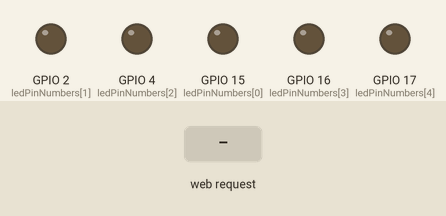
Simulated run of this sketch. Board: ESP32. On the bench: output pins drawn as LEDs (lit = HIGH). The inputs (shaded band) are chosen by the test bench. WiFi joins after 1.5 s; servers stay silent unless stated; what the sketch prints to the serial monitor is not drawn.

Above: at 2.7 s.
2.8 s: HTTP request GET /alternateOn received
At 3.2 s:
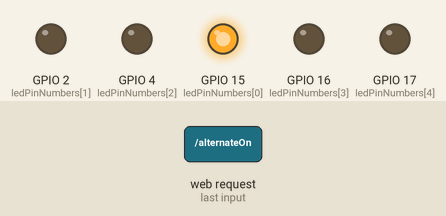
5.8 s: HTTP request GET /allOn received
At 7.0 s:
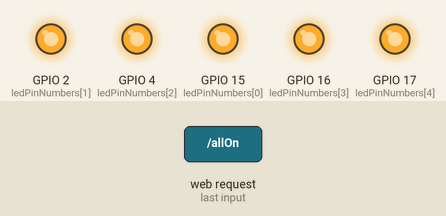
7.3 s: HTTP request GET /centerToBottomOn received
At 7.7 s:
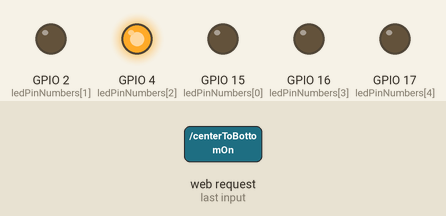
Timing chart, 0 to 11.3 s (numbered marks = the images above; inputs shaded):
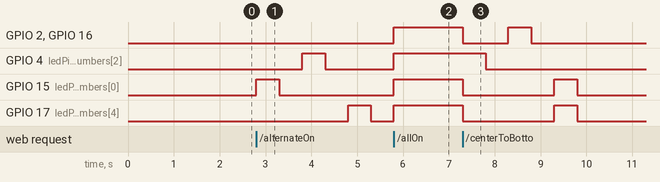

Measured:
- after the input at 2.8 s, GPIO 4 (ledPinNumbers[2]): LOW → HIGH after 1.0 s, → LOW 0.50 s later; GPIO 15 (ledPinNumbers[0]): LOW → HIGH at once, → LOW 0.50 s later; GPIO 17 (ledPinNumbers[4]): LOW → HIGH after 2.0 s, → LOW 0.50 s later
- after the input at 5.8 s, GPIO 2 (ledPinNumbers[1]), GPIO 4 (ledPinNumbers[2]), GPIO 15 (ledPinNumbers[0]), GPIO 16 (ledPinNumbers[3]), GPIO 17 (ledPinNumbers[4]): LOW → HIGH at once
- after the input at 7.3 s, GPIO 2 (ledPinNumbers[1]), GPIO 16 (ledPinNumbers[3]): HIGH → LOW at once, → HIGH 1.0 s later, → LOW 0.50 s later; GPIO 4 (ledPinNumbers[2]): HIGH → LOW after 0.50 s; GPIO 15 (ledPinNumbers[0]), GPIO 17 (ledPinNumbers[4]): HIGH → LOW at once, → HIGH 2.0 s later, → LOW 0.50 s later

The sketch:

act1_integ.ino
```cpp
#include <WiFi.h>
#include <WebServer.h>

const char* wifiSSID = "raki";
const char* wifiPassword = "bembem01!";

WebServer webServer(80);

const int ledPinNumbers[] = {15, 2, 4, 16, 17};  // Pins for 5 LEDs
const String ledLabels[] = {"LED1", "LED2", "LED3", "LED4", "LED5"};

void handleRoot() {
  String htmlContent = "<html><body><h1>Navigate the 5 LEDs</h1>";
  htmlContent += "<p><a href=\"/allOn\"><button>Turn ALL LEDs ON</button></a></p>";
  htmlContent += "<p><a href=\"/alternateOn\"><button>Switch LEDs On Alternately</button></a></p>";
  htmlContent += "<p><a href=\"/centerToBottomOn\"><button>Light LEDs from Center to Edge</button></a></p>";
  htmlContent += "<p><a href=\"/allOff\"><button>Turn ALL LEDs OFF</button></a></p>";

  for (int i = 0; i < 5; i++) {
    htmlContent += "<p>" + ledLabels[i] + ": ";
    htmlContent += "<a href=\"/on" + String(i) + "\"><button>ON</button></a> ";
    htmlContent += "<a href=\"/off" + String(i) + "\"><button>OFF</button></a></p>";
}

  htmlContent += "</body></html>";
  webServer.send(200, "text/html", htmlContent);
}

void handleLEDOn(int ledIndex) {
  digitalWrite(ledPinNumbers[ledIndex], HIGH);
  webServer.send(200, "text/plain", ledLabels[ledIndex] + " is ON");
}

void handleLEDOff(int ledIndex) {
  digitalWrite(ledPinNumbers[ledIndex], LOW);
  webServer.send(200, "text/plain", ledLabels[ledIndex] + " is OFF");
}

void handleAllLEDsOn() {
  for (int i = 0; i < 5; i++) {
    digitalWrite(ledPinNumbers[i], HIGH);
  }
  webServer.send(200, "text/plain", "All LEDs are ON");
}

void handleAlternateLEDsOn() {
  for (int i = 0; i < 5; i++) {
    digitalWrite(ledPinNumbers[i], LOW);
  }

  for (int i = 0; i < 5; i += 2) {
    digitalWrite(ledPinNumbers[i], HIGH);
    delay(500);
    digitalWrite(ledPinNumbers[i], LOW);
    delay(500);
  }

  webServer.send(200, "text/plain", "LEDs turned ON and OFF in sequence");
}

void handleCenterToBottomLEDsOn() {
  for (int i = 0; i < 5; i++) {
    digitalWrite(ledPinNumbers[i], LOW);
  }

  digitalWrite(ledPinNumbers[2], HIGH);
  delay(500);
  digitalWrite(ledPinNumbers[2], LOW);
  delay(500);

  digitalWrite(ledPinNumbers[1], HIGH);
  digitalWrite(ledPinNumbers[3], HIGH);
  delay(500);
  digitalWrite(ledPinNumbers[1], LOW);
  digitalWrite(ledPinNumbers[3], LOW);
  delay(500);

  digitalWrite(ledPinNumbers[0], HIGH);
  digitalWrite(ledPinNumbers[4], HIGH);
  delay(500);
  digitalWrite(ledPinNumbers[0], LOW);
  digitalWrite(ledPinNumbers[4], LOW);

  webServer.send(200, "text/plain", "LEDs turned ON and OFF from center to bottom");
}

void handleAllLEDsOff() {
  for (int i = 0; i < 5; i++) {
    digitalWrite(ledPinNumbers[i], LOW);
  }
  webServer.send(200, "text/plain", "All LEDs are OFF");
}

void setup() {
  Serial.begin(115200);

  for (int i = 0; i < 5; i++) {
    pinMode(ledPinNumbers[i], OUTPUT);
    digitalWrite(ledPinNumbers[i], LOW);
  }

  WiFi.begin(wifiSSID, wifiPassword);
  while (WiFi.status() != WL_CONNECTED) {
    delay(500);
    Serial.print(".");
  }

  Serial.println("");
  Serial.println("WiFi connected.");
  Serial.println("IP address: ");
  Serial.println(WiFi.localIP());

  webServer.on("/", handleRoot);
  webServer.on("/allOn", handleAllLEDsOn);
  webServer.on("/alternateOn", handleAlternateLEDsOn);
  webServer.on("/centerToBottomOn", handleCenterToBottomLEDsOn);
  webServer.on("/allOff", handleAllLEDsOff);
  for (int i = 0; i < 5; i++) {
    webServer.on("/on" + String(i), [i]() { handleLEDOn(i); });
    webServer.on("/off" + String(i), [i]() { handleLEDOff(i); });
  }

  webServer.begin();
}

void loop() {
  webServer.handleClient();
}
```
